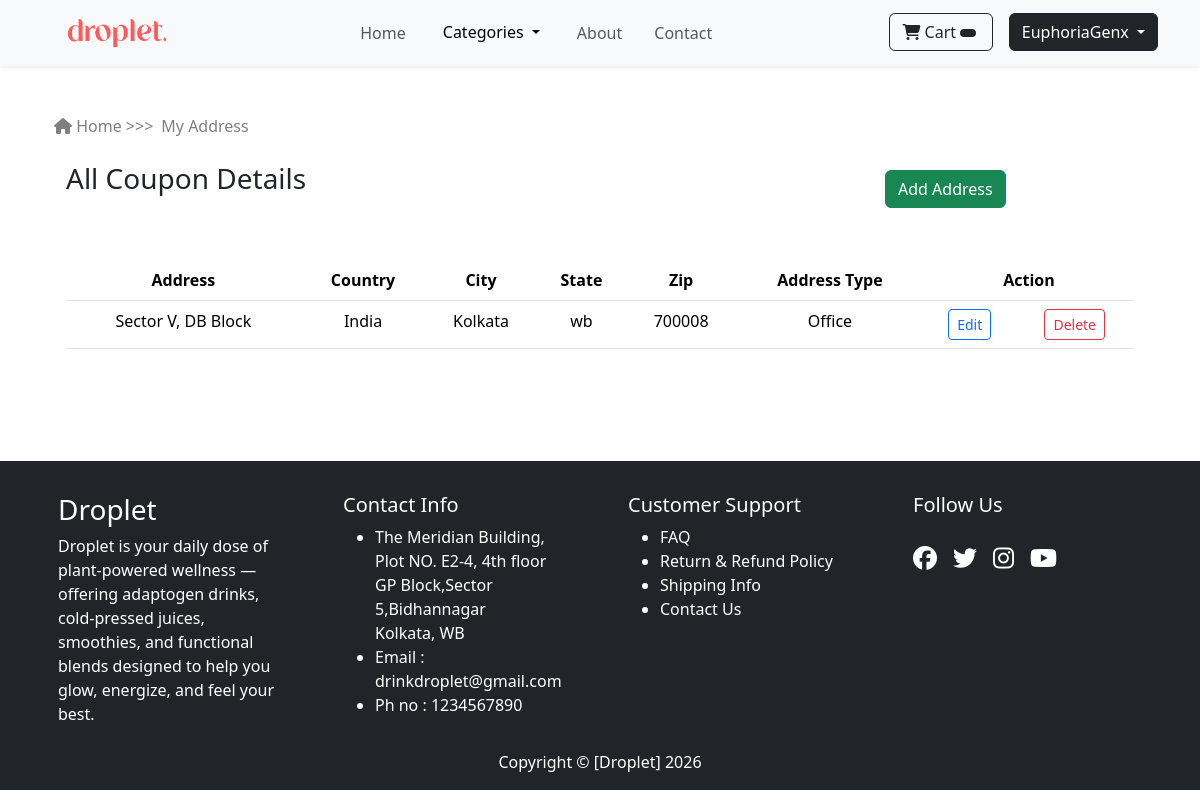
/customer/address.php (signed in), run on the app's committed database.
### tables this page shows
CREATE TABLE `address` (
  `id` int(11) NOT NULL,
  `user` int(11) NOT NULL,
  `address` text NOT NULL,
  `country` varchar(100) NOT NULL,
  `state` varchar(100) NOT NULL,
  `city` varchar(100) NOT NULL,
  `zip` varchar(100) NOT NULL,
  `address_type` varchar(100) NOT NULL,
  `created_at` date NOT NULL DEFAULT current_timestamp()
);

### customer/function.php (called while the page is built, shortened)
<?php
function login_checker(){
    return 1;
}
?>

### customer/address.php (the view, shortened to what this page needs)
<?php
include("../config.php");
include("function.php");
?>
<!DOCTYPE html>
<html lang="en">
<head>
    <link href="https://cdn.jsdelivr.net/npm/bootstrap@5.3.5/dist/css/bootstrap.min.css" rel="stylesheet"
>
    <link rel="stylesheet" href="https://cdnjs.cloudflare.com/ajax/libs/font-awesome/6.7.2/css/all.min.css"
 />
    <link rel="stylesheet" href="common_css.css">
</head>
<body>
    <header>
        <nav class="navbar navbar-expand-lg bg-body-tertiary shadow-sm">
            <div class="container-fluid d-flex">
                <img class="navbar-brand" src="image/logo.png" alt=""
                    style="height: 50px; width: 100px; margin-left:55px;">
                <div class="offcanvas offcanvas-end " tabindex="-1" id="offcanvasNavbar"
                    aria-labelledby="offcanvasNavbarLabel">
                    <div class="offcanvas-body">
                        <ul class="navbar-nav mx-auto gap-3">
                            <li class="nav-item">
                                <a class="nav-link" href="index.php">Home</a>
                            </li>
                            <li class="nav-item">
                                <div class="dropdown">
                                    <button class="btn btn-light dropdown-toggle" type="button"
                                        data-bs-toggle="dropdown" aria-expanded="false">
                                        Categories
                                    </button>
                                </div>
                            </li>
                            <li class="nav-item">
                                <a class="nav-link" href="#">About</a>
                            </li>
                            <li class="nav-item">
                                <a class="nav-link" href="#">Contact</a>
                            </li>
                        </ul>
                        <?php
                        $result = login_checker();
                        if ($result === 0) {
                            ?>
                            <div class="d-flex gap-3" style=" margin-right: 60px;">
                                <a href="../auth/login.php" class="btn btn-outline-dark">Login</a>
                                <a href="../auth/register.php" class="btn btn-outline-dark">Register</a>
                            </div>
                            <?php
                        } else {
                            ?>
                            <div class="d-flex gap-3" style=" margin-right: 30px;">
                                <div>
                                    <a class="btn btn-outline-dark" href="cart.php">
                                        <i class="fa-solid fa-cart-shopping"></i>
                                        Cart
                                        <span class="badge bg-dark text-white me-1 rounded-pill">
                                        </span>
                                    </a>
                                </div>
                                <div class="dropdown">
                                    <button class="btn btn-dark dropdown-toggle" type="button" data-bs-toggle="dropdown"
                                        aria-expanded="false">
                                        <?php echo $_SESSION['customer']['name']; ?>
                                    </button>
                                </div>
                            </div>
                            <?php
                        }
                        ?>
                    </div>
                </div>
            </div>
        </nav>
    </header>
<div class="container mt-5">
    <div class="container d-flex gap-2">
        <div class="mb-2 text-black-50">
            <i class="fa-solid fa-house"></i>
            <a href="index.php" class="text-black-50">Home >>></a>
        </div>
        <div class="mb-2">
            <a href="address.php" class="text-black-50">My Address</a>
        </div>
    </div>
    <div class="container-fluid mt-3 mb-3">
        <div class="container-fluid">
            <div class="row">
                <div class="col-md-9 col-sm-8">
                    <div class="mb-3">
                        <h3 class="">All Coupon Details</h3>
                    </div>
                </div>
                <div class="col-md-2 col-sm-3">
                    <button type="button" class="btn btn-success mt-2 " data-bs-toggle="modal" data-bs-target="#staticBackdrop">
                        Add Address
                    </button>
                </div>
            </div>
        </div>
        <div class="container mt-5 mb-5 pb-5">
            <div class="table-responsive">
                <table class="table">
                    <thead>
                        <tr>
                            <th scope="col" class="text-center">Address</th>
                            <th scope="col" class="text-center">Country</th>
                            <th scope="col" class="text-center">City</th>
                            <th scope="col" class="text-center">State</th>
                            <th scope="col" class="text-center">Zip</th>
                            <th scope="col" class="text-center">Address Type</th>
                            <th colspan="2" class="text-center">Action</th>
                        </tr>
                    </thead>
                    <tbody>
                        <?php
                        $user_id= $_SESSION['customer']['id'];
                        $select_query = mysqli_query($conn, "SELECT * FROM `address` WHERE user='$user_id'");
                        if (mysqli_num_rows($select_query) > 0) {
                            while ($address = mysqli_fetch_assoc($select_query)) {
                                ?>
                                <tr>
                                    <td class="text-center"><?php echo $address['address']; ?></td>
                                    <td class="text-center"><?php echo $address['country']; ?></td>
                                    <td class="text-center"><?php echo $address['city']; ?></td>
                                    <td class="text-center"><?php echo $address['state']; ?></td>
                                    <td class="text-center"><?php echo $address['zip']; ?></td>
                                    <td class="text-center"><?php echo $address['address_type']; ?></td>
                                    <td class="text-center"><a href="address_update.php?id=<?php echo $address['id'];?>&from=address" class="btn btn-outline-primary btn-sm">Edit</a></td>
                                    <td class="text-center"><a href="address.php?id=<?php echo $address['id']; ?>" class="btn btn-outline-danger btn-sm">Delete</a></td>
                                </tr>
                                <?php
                            }
                        }
                        ?>
                    </tbody>
                </table>
            </div>
        </div>
    </div>
</div>
<?php
include("common_footer.php")
?>

### customer/common_css.css (style rules this page uses)
a { text-decoration: none; color: black; padding-top: 15px; }

### data on the page
address: address "Sector V, DB Block", country "India", city "Kolkata", state "wb", zip "700008", address_type "Office"

### other printed values
$_SESSION['customer']['name'] "EuphoriaGenx"
$site_title "Droplet"
$site_desc "Droplet is your daily dose of plant-powered wellness — offering adaptogen drinks, cold-pressed juices, smoothies, and functional blends designed to help you glow, energize, and feel your best."
